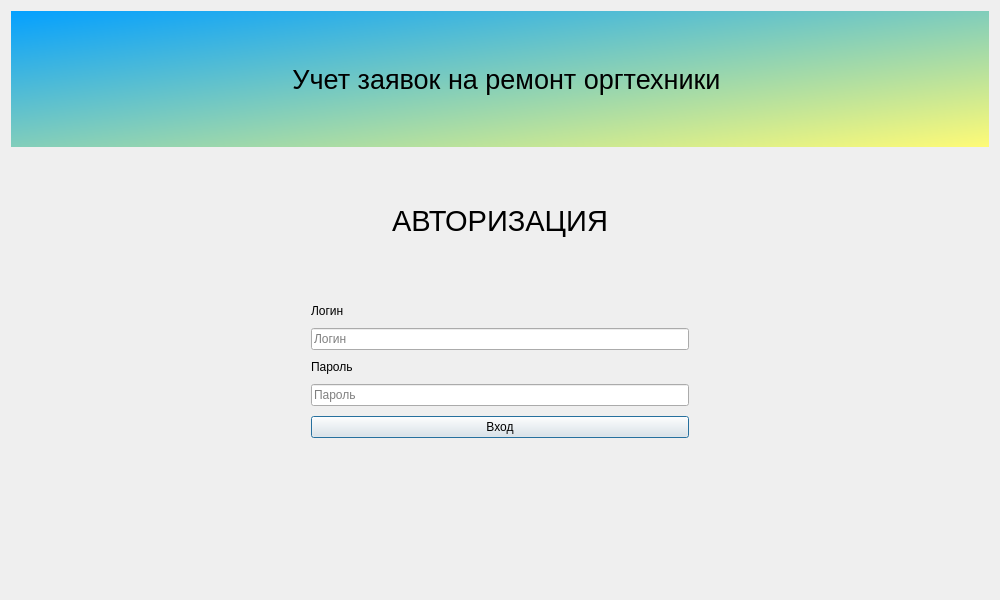
<?xml version="1.0" encoding="UTF-8"?>
<ui version="4.0">
 <class>Dialog</class>
 <widget class="QDialog" name="Dialog">
  <property name="geometry">
   <rect>
    <x>0</x>
    <y>0</y>
    <width>1000</width>
    <height>600</height>
   </rect>
  </property>
  <property name="minimumSize">
   <size>
    <width>1000</width>
    <height>600</height>
   </size>
  </property>
  <property name="windowTitle">
   <string>Dialog</string>
  </property>
  <layout class="QVBoxLayout" name="verticalLayout">
   <item>
    <widget class="QWidget" name="widget" native="true">
     <property name="layoutDirection">
      <enum>Qt::LeftToRight</enum>
     </property>
     <property name="styleSheet">
      <string notr="true">QWidget#widget {
background-color: qlineargradient(spread:pad, x1:0, y1:0, x2:1, y2:1, stop:0 rgba(4, 160, 255, 255), stop:1 rgba(255, 251, 118, 255));
}</string>
     </property>
     <layout class="QHBoxLayout" name="horizontalLayout">
      <item>
       <layout class="QFormLayout" name="formLayout">
        <property name="labelAlignment">
         <set>Qt::AlignCenter</set>
        </property>
        <property name="formAlignment">
         <set>Qt::AlignCenter</set>
        </property>
        <item row="0" column="0">
         <widget class="QLabel" name="label_2">
          <property name="text">
           <string/>
          </property>
          <property name="pixmap">
           <pixmap>logo.png</pixmap>
          </property>
          <property name="scaledContents">
           <bool>true</bool>
          </property>
          <property name="alignment">
           <set>Qt::AlignCenter</set>
          </property>
         </widget>
        </item>
        <item row="0" column="1">
         <widget class="QLabel" name="label">
          <property name="font">
           <font>
            <pointsize>20</pointsize>
           </font>
          </property>
          <property name="text">
           <string>Учет заявок на ремонт оргтехники</string>
          </property>
          <property name="alignment">
           <set>Qt::AlignCenter</set>
          </property>
         </widget>
        </item>
       </layout>
      </item>
     </layout>
    </widget>
   </item>
   <item>
    <widget class="QWidget" name="widget_2" native="true">
     <property name="layoutDirection">
      <enum>Qt::LeftToRight</enum>
     </property>
     <layout class="QVBoxLayout" name="verticalLayout_3">
      <item>
       <widget class="QLabel" name="label_3">
        <property name="font">
         <font>
          <pointsize>22</pointsize>
         </font>
        </property>
        <property name="text">
         <string>АВТОРИЗАЦИЯ</string>
        </property>
        <property name="alignment">
         <set>Qt::AlignCenter</set>
        </property>
       </widget>
      </item>
     </layout>
    </widget>
   </item>
   <item>
    <widget class="QWidget" name="widget_4" native="true">
     <property name="maximumSize">
      <size>
       <width>16777215</width>
       <height>200</height>
      </size>
     </property>
     <layout class="QVBoxLayout" name="verticalLayout_4">
      <property name="spacing">
       <number>10</number>
      </property>
      <property name="leftMargin">
       <number>300</number>
      </property>
      <property name="rightMargin">
       <number>300</number>
      </property>
      <item>
       <widget class="QLabel" name="label_4">
        <property name="text">
         <string>Логин</string>
        </property>
       </widget>
      </item>
      <item>
       <widget class="QLineEdit" name="LoginField">
        <property name="placeholderText">
         <string>Логин</string>
        </property>
       </widget>
      </item>
      <item>
       <widget class="QLabel" name="label_5">
        <property name="text">
         <string>Пароль</string>
        </property>
       </widget>
      </item>
      <item>
       <widget class="QLineEdit" name="PasswordField">
        <property name="placeholderText">
         <string>Пароль</string>
        </property>
       </widget>
      </item>
      <item>
       <widget class="QPushButton" name="SigninButton">
        <property name="text">
         <string>Вход</string>
        </property>
       </widget>
      </item>
     </layout>
    </widget>
   </item>
   <item>
    <widget class="QWidget" name="widget_3" native="true">
     <widget class="QLabel" name="ErrorField">
      <property name="geometry">
       <rect>
        <x>10</x>
        <y>0</y>
        <width>971</width>
        <height>131</height>
       </rect>
      </property>
      <property name="styleSheet">
       <string notr="true">color: rgb(165, 29, 45);</string>
      </property>
      <property name="text">
       <string/>
      </property>
      <property name="alignment">
       <set>Qt::AlignCenter</set>
      </property>
     </widget>
    </widget>
   </item>
  </layout>
 </widget>
 <resources/>
 <connections/>
</ui>
